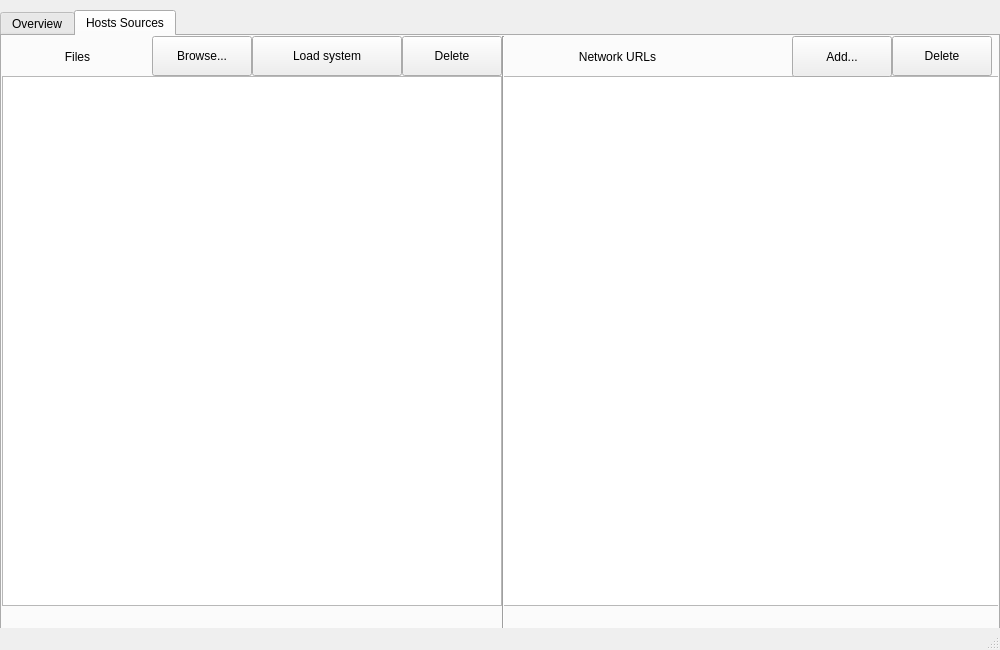
<?xml version="1.0" encoding="UTF-8"?>
<ui version="4.0">
 <class>MainWindow</class>
 <widget class="QMainWindow" name="MainWindow">
  <property name="geometry">
   <rect>
    <x>0</x>
    <y>0</y>
    <width>1000</width>
    <height>650</height>
   </rect>
  </property>
  <property name="minimumSize">
   <size>
    <width>1000</width>
    <height>650</height>
   </size>
  </property>
  <property name="maximumSize">
   <size>
    <width>1000</width>
    <height>650</height>
   </size>
  </property>
  <property name="mouseTracking">
   <bool>true</bool>
  </property>
  <property name="contextMenuPolicy">
   <enum>Qt::DefaultContextMenu</enum>
  </property>
  <property name="acceptDrops">
   <bool>true</bool>
  </property>
  <property name="windowTitle">
   <string extracomment="Console">HostsToolkit</string>
  </property>
  <property name="windowIcon">
   <iconset resource="../res/res.qrc">
    <normaloff>:/icon/icon.ico</normaloff>
    <normalon>:/icon/icon.ico</normalon>
    <disabledoff>:/icon/icon.ico</disabledoff>
    <disabledon>:/icon/icon.ico</disabledon>
    <activeoff>:/icon/icon.ico</activeoff>
    <activeon>:/icon/icon.ico</activeon>
    <selectedoff>:/icon/icon.ico</selectedoff>
    <selectedon>:/icon/icon.ico</selectedon>:/icon/icon.ico</iconset>
  </property>
  <widget class="QWidget" name="centralwidget">
   <widget class="QTabWidget" name="tabWidget">
    <property name="geometry">
     <rect>
      <x>0</x>
      <y>10</y>
      <width>1000</width>
      <height>620</height>
     </rect>
    </property>
    <property name="currentIndex">
     <number>1</number>
    </property>
    <widget class="QWidget" name="TabMain">
     <attribute name="title">
      <string>Overview</string>
     </attribute>
     <widget class="QListWidget" name="CustomEntriesList">
      <property name="geometry">
       <rect>
        <x>0</x>
        <y>80</y>
        <width>500</width>
        <height>491</height>
       </rect>
      </property>
      <property name="acceptDrops">
       <bool>false</bool>
      </property>
      <property name="frameShape">
       <enum>QFrame::StyledPanel</enum>
      </property>
      <property name="editTriggers">
       <set>QAbstractItemView::NoEditTriggers</set>
      </property>
      <property name="tabKeyNavigation">
       <bool>true</bool>
      </property>
      <property name="showDropIndicator" stdset="0">
       <bool>false</bool>
      </property>
      <property name="alternatingRowColors">
       <bool>true</bool>
      </property>
      <property name="uniformItemSizes">
       <bool>true</bool>
      </property>
      <property name="sortingEnabled">
       <bool>true</bool>
      </property>
     </widget>
     <widget class="QLineEdit" name="CustomEntryField">
      <property name="geometry">
       <rect>
        <x>0</x>
        <y>40</y>
        <width>500</width>
        <height>40</height>
       </rect>
      </property>
      <property name="minimumSize">
       <size>
        <width>100</width>
        <height>0</height>
       </size>
      </property>
      <property name="mouseTracking">
       <bool>false</bool>
      </property>
      <property name="acceptDrops">
       <bool>true</bool>
      </property>
      <property name="text">
       <string/>
      </property>
      <property name="frame">
       <bool>true</bool>
      </property>
      <property name="placeholderText">
       <string> Add a custom entry here...</string>
      </property>
      <property name="cursorMoveStyle">
       <enum>Qt::LogicalMoveStyle</enum>
      </property>
      <property name="clearButtonEnabled">
       <bool>true</bool>
      </property>
     </widget>
     <widget class="QCheckBox" name="RemCommentsBox">
      <property name="geometry">
       <rect>
        <x>510</x>
        <y>50</y>
        <width>221</width>
        <height>30</height>
       </rect>
      </property>
      <property name="text">
       <string>Remove comments</string>
      </property>
     </widget>
     <widget class="QCheckBox" name="RemDupsBox">
      <property name="geometry">
       <rect>
        <x>510</x>
        <y>90</y>
        <width>261</width>
        <height>30</height>
       </rect>
      </property>
      <property name="text">
       <string>Remove duplicates + sort</string>
      </property>
     </widget>
     <widget class="QCheckBox" name="AddCreditsBox">
      <property name="geometry">
       <rect>
        <x>510</x>
        <y>10</y>
        <width>401</width>
        <height>30</height>
       </rect>
      </property>
      <property name="text">
       <string>Add credits</string>
      </property>
      <property name="checked">
       <bool>true</bool>
      </property>
     </widget>
     <widget class="QPushButton" name="DeleteCustomButton">
      <property name="geometry">
       <rect>
        <x>0</x>
        <y>0</y>
        <width>80</width>
        <height>40</height>
       </rect>
      </property>
      <property name="text">
       <string>Delete</string>
      </property>
     </widget>
     <widget class="QPushButton" name="AboutButton">
      <property name="geometry">
       <rect>
        <x>920</x>
        <y>10</y>
        <width>70</width>
        <height>40</height>
       </rect>
      </property>
      <property name="text">
       <string>About</string>
      </property>
     </widget>
     <widget class="QPushButton" name="AddCustomEntryButton">
      <property name="geometry">
       <rect>
        <x>420</x>
        <y>0</y>
        <width>80</width>
        <height>40</height>
       </rect>
      </property>
      <property name="sizePolicy">
       <sizepolicy hsizetype="Fixed" vsizetype="Fixed">
        <horstretch>0</horstretch>
        <verstretch>0</verstretch>
       </sizepolicy>
      </property>
      <property name="text">
       <string>Add</string>
      </property>
     </widget>
     <widget class="QPushButton" name="ApplyFileButton">
      <property name="geometry">
       <rect>
        <x>830</x>
        <y>520</y>
        <width>161</width>
        <height>41</height>
       </rect>
      </property>
      <property name="sizePolicy">
       <sizepolicy hsizetype="Minimum" vsizetype="Fixed">
        <horstretch>0</horstretch>
        <verstretch>0</verstretch>
       </sizepolicy>
      </property>
      <property name="minimumSize">
       <size>
        <width>160</width>
        <height>0</height>
       </size>
      </property>
      <property name="text">
       <string>Apply to System!</string>
      </property>
      <property name="checkable">
       <bool>false</bool>
      </property>
      <property name="checked">
       <bool>false</bool>
      </property>
      <property name="autoRepeatDelay">
       <number>0</number>
      </property>
      <property name="autoRepeatInterval">
       <number>0</number>
      </property>
      <property name="autoDefault">
       <bool>true</bool>
      </property>
      <property name="default">
       <bool>false</bool>
      </property>
      <property name="flat">
       <bool>false</bool>
      </property>
     </widget>
     <widget class="QPushButton" name="SaveToButton">
      <property name="geometry">
       <rect>
        <x>500</x>
        <y>520</y>
        <width>161</width>
        <height>41</height>
       </rect>
      </property>
      <property name="minimumSize">
       <size>
        <width>81</width>
        <height>0</height>
       </size>
      </property>
      <property name="text">
       <string>Save...</string>
      </property>
      <property name="checkable">
       <bool>false</bool>
      </property>
      <property name="checked">
       <bool>false</bool>
      </property>
     </widget>
     <widget class="QLabel" name="CustomEntriesLabel">
      <property name="geometry">
       <rect>
        <x>0</x>
        <y>0</y>
        <width>500</width>
        <height>40</height>
       </rect>
      </property>
      <property name="text">
       <string>Custom Entries</string>
      </property>
      <property name="alignment">
       <set>Qt::AlignCenter</set>
      </property>
     </widget>
     <widget class="QLabel" name="FileStats">
      <property name="geometry">
       <rect>
        <x>510</x>
        <y>160</y>
        <width>481</width>
        <height>301</height>
       </rect>
      </property>
      <property name="frameShape">
       <enum>QFrame::Box</enum>
      </property>
      <property name="text">
       <string/>
      </property>
     </widget>
     <widget class="QCheckBox" name="AddStatsBox">
      <property name="geometry">
       <rect>
        <x>510</x>
        <y>130</y>
        <width>341</width>
        <height>30</height>
       </rect>
      </property>
      <property name="text">
       <string>Calculate statistics</string>
      </property>
     </widget>
     <zorder>CustomEntriesLabel</zorder>
     <zorder>CustomEntriesList</zorder>
     <zorder>CustomEntryField</zorder>
     <zorder>RemCommentsBox</zorder>
     <zorder>RemDupsBox</zorder>
     <zorder>AddCreditsBox</zorder>
     <zorder>DeleteCustomButton</zorder>
     <zorder>AboutButton</zorder>
     <zorder>AddCustomEntryButton</zorder>
     <zorder>ApplyFileButton</zorder>
     <zorder>SaveToButton</zorder>
     <zorder>FileStats</zorder>
     <zorder>AddStatsBox</zorder>
    </widget>
    <widget class="QWidget" name="TabSrc">
     <attribute name="title">
      <string>Hosts Sources</string>
     </attribute>
     <widget class="QListWidget" name="FileList">
      <property name="geometry">
       <rect>
        <x>0</x>
        <y>40</y>
        <width>500</width>
        <height>530</height>
       </rect>
      </property>
      <property name="acceptDrops">
       <bool>true</bool>
      </property>
      <property name="tabKeyNavigation">
       <bool>true</bool>
      </property>
     </widget>
     <widget class="QPushButton" name="BrowseFileButton">
      <property name="geometry">
       <rect>
        <x>150</x>
        <y>0</y>
        <width>100</width>
        <height>40</height>
       </rect>
      </property>
      <property name="minimumSize">
       <size>
        <width>100</width>
        <height>0</height>
       </size>
      </property>
      <property name="text">
       <string>Browse...</string>
      </property>
     </widget>
     <widget class="QLabel" name="FilesText">
      <property name="geometry">
       <rect>
        <x>0</x>
        <y>0</y>
        <width>151</width>
        <height>41</height>
       </rect>
      </property>
      <property name="text">
       <string>Files</string>
      </property>
      <property name="alignment">
       <set>Qt::AlignCenter</set>
      </property>
     </widget>
     <widget class="QPushButton" name="DeleteFileButton">
      <property name="geometry">
       <rect>
        <x>400</x>
        <y>0</y>
        <width>100</width>
        <height>40</height>
       </rect>
      </property>
      <property name="text">
       <string>Delete</string>
      </property>
     </widget>
     <widget class="QListWidget" name="UrlsList">
      <property name="geometry">
       <rect>
        <x>500</x>
        <y>40</y>
        <width>500</width>
        <height>530</height>
       </rect>
      </property>
     </widget>
     <widget class="QLabel" name="NetworkText">
      <property name="geometry">
       <rect>
        <x>500</x>
        <y>0</y>
        <width>231</width>
        <height>41</height>
       </rect>
      </property>
      <property name="text">
       <string>Network URLs</string>
      </property>
      <property name="alignment">
       <set>Qt::AlignCenter</set>
      </property>
     </widget>
     <widget class="QPushButton" name="DeleteUrlButton">
      <property name="geometry">
       <rect>
        <x>890</x>
        <y>0</y>
        <width>100</width>
        <height>40</height>
       </rect>
      </property>
      <property name="text">
       <string>Delete</string>
      </property>
     </widget>
     <widget class="QPushButton" name="AddUrlButton">
      <property name="geometry">
       <rect>
        <x>790</x>
        <y>0</y>
        <width>100</width>
        <height>41</height>
       </rect>
      </property>
      <property name="minimumSize">
       <size>
        <width>100</width>
        <height>0</height>
       </size>
      </property>
      <property name="text">
       <string>Add...</string>
      </property>
     </widget>
     <widget class="Line" name="line">
      <property name="geometry">
       <rect>
        <x>500</x>
        <y>0</y>
        <width>3</width>
        <height>1200</height>
       </rect>
      </property>
      <property name="orientation">
       <enum>Qt::Vertical</enum>
      </property>
     </widget>
     <widget class="QPushButton" name="LoadSystemHosts">
      <property name="geometry">
       <rect>
        <x>250</x>
        <y>0</y>
        <width>150</width>
        <height>40</height>
       </rect>
      </property>
      <property name="minimumSize">
       <size>
        <width>150</width>
        <height>0</height>
       </size>
      </property>
      <property name="text">
       <string>Load system</string>
      </property>
      <property name="checkable">
       <bool>false</bool>
      </property>
      <property name="autoRepeatDelay">
       <number>0</number>
      </property>
      <property name="autoRepeatInterval">
       <number>0</number>
      </property>
     </widget>
    </widget>
   </widget>
  </widget>
  <widget class="QStatusBar" name="Stats"/>
 </widget>
 <resources>
  <include location="../res/res.qrc"/>
 </resources>
 <connections/>
</ui>
